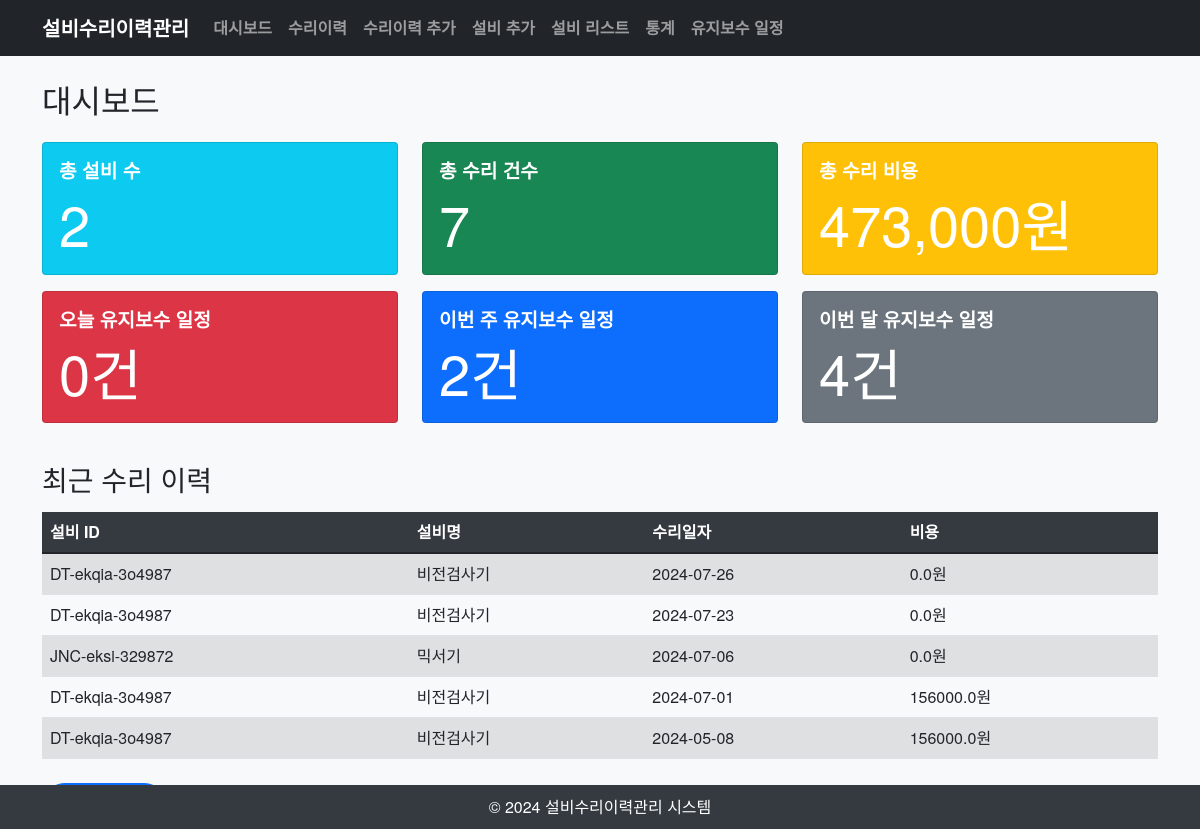
The page / on the database its author committed.
### flask/oee_v2/models.py (models this page shows)
class MaintenanceRecord(db.Model):
    id = db.Column(db.Integer, primary_key=True)
    equipment_id = db.Column(db.String, db.ForeignKey('equipment.equipment_id'))
    maintenance_date = db.Column(db.Date)
    description = db.Column(db.String)
    cost = db.Column(db.Float)

class Equipment(db.Model):
    id = db.Column(db.Integer, primary_key=True)
    equipment_id = db.Column(db.String, unique=True, index=True)
    name = db.Column(db.String)
    is_haccp = db.Column(db.Boolean)
    factory = db.Column(db.String)
    product = db.Column(db.String)
    process = db.Column(db.String)
    status = db.Column(db.String)
    introduction_year = db.Column(db.Integer)
    introduction_month = db.Column(db.Integer)
    maintenance_cycle = db.Column(db.Integer)
    manager = db.Column(db.String)
    phone_number = db.Column(db.String)

### flask/oee_v2/main.py (the view)
@app.route('/')
def index():
    total_equipment = Equipment.query.count()
    total_records = MaintenanceRecord.query.count()
    total_cost = db.session.query(func.sum(MaintenanceRecord.cost)).scalar() or 0
    recent_records = db.session.query(MaintenanceRecord, Equipment.name.label("equipment_name"))\
        .join(Equipment, MaintenanceRecord.equipment_id == Equipment.equipment_id)\
        .order_by(MaintenanceRecord.maintenance_date.desc())\
        .limit(5).all()
    today = date.today()
    start_of_week = today - timedelta(days=today.weekday())
    end_of_week = start_of_week + timedelta(days=6)
    start_of_month = today.replace(day=1)
    next_month = start_of_month.replace(day=28) + timedelta(days=4)  # 다음 달 계산
    end_of_month = next_month - timedelta(days=next_month.day)  # 현재 달의 마지막 날 계산
    today_count = MaintenanceRecord.query.filter(MaintenanceRecord.maintenance_date == today).count()
    week_count = MaintenanceRecord.query.filter(MaintenanceRecord.maintenance_date.between(start_of_week, end_of_week)).count()
    month_count = MaintenanceRecord.query.filter(MaintenanceRecord.maintenance_date.between(start_of_month, end_of_month)).count()
    return render_template("index.html",
                           total_equipment=total_equipment,
                           total_records=total_records,
                           total_cost=total_cost,
                           recent_records=recent_records,
                           today_count=today_count,
                           week_count=week_count,
                           month_count=month_count)

### flask/oee_v2/templates/index.html
{% extends "base.html" %}
{% block content %}
<h2 class="mb-4">대시보드</h2>
<div class="row">
    <div class="col-md-4 mb-3">
        <div class="card text-white bg-info">
            <div class="card-body">
                <h5 class="card-title">총 설비 수</h5>
                <p class="card-text display-4">{{ total_equipment }}</p>
            </div>
        </div>
    </div>
    <div class="col-md-4 mb-3">
        <div class="card text-white bg-success">
            <div class="card-body">
                <h5 class="card-title">총 수리 건수</h5>
                <p class="card-text display-4">{{ total_records }}</p>
            </div>
        </div>
    </div>
    <div class="col-md-4 mb-3">
        <div class="card text-white bg-warning">
            <div class="card-body">
                <h5 class="card-title">총 수리 비용</h5>
                <p class="card-text display-4">{{ "{:,.0f}".format(total_cost) }}원</p>
            </div>
        </div>
    </div>
    <div class="col-md-4 mb-3">
        <div class="card text-white bg-danger">
            <div class="card-body">
                <h5 class="card-title">오늘 유지보수 일정</h5>
                <p class="card-text display-4">{{ today_count }}건</p>
            </div>
        </div>
    </div>
    <div class="col-md-4 mb-3">
        <div class="card text-white bg-primary">
            <div class="card-body">
                <h5 class="card-title">이번 주 유지보수 일정</h5>
                <p class="card-text display-4">{{ week_count }}건</p>
            </div>
        </div>
    </div>
    <div class="col-md-4 mb-3">
        <div class="card text-white bg-secondary">
            <div class="card-body">
                <h5 class="card-title">이번 달 유지보수 일정</h5>
                <p class="card-text display-4">{{ month_count }}건</p>
            </div>
        </div>
    </div>
</div>
<h3 class="mt-4 mb-3">최근 수리 이력</h3>
<table class="table table-striped">
    <thead>
        <tr>
            <th>설비 ID</th>
            <th>설비명</th>
            <th>수리일자</th>
            <th>비용</th>
        </tr>
    </thead>
    <tbody>
        {% for record in recent_records %}
        <tr>
            <td>{{ record.MaintenanceRecord.equipment_id }}</td>
            <td>{{ record.equipment_name }}</td>
            <td>{{ record.MaintenanceRecord.maintenance_date }}</td>
            <td>{{ record.MaintenanceRecord.cost | round(0) }}원</td>
        </tr>
        {% endfor %}
    </tbody>
</table>
<div class="mt-4">
    <a href="{{ url_for('equipment_form') }}" class="btn btn-primary">새 설비 추가</a>
</div>
{% endblock %}

### flask/oee_v2/templates/base.html (shortened to what this page needs)
<!DOCTYPE html>
<html lang="ko">
<head>
    <link href="https://cdn.jsdelivr.net/npm/bootstrap@5.1.3/dist/css/bootstrap.min.css" rel="stylesheet">
    <link rel="stylesheet" href="{{ url_for('static', filename='styles.css') }}">
</head>
<body>
    <nav class="navbar navbar-expand-lg navbar-dark bg-dark">
        <div class="container">
            <a class="navbar-brand" href="{{ url_for('index') }}">설비수리이력관리</a>
            <div class="collapse navbar-collapse" id="navbarNav">
                <ul class="navbar-nav">
                    <li class="nav-item"><a class="nav-link" href="{{ url_for('index') }}">대시보드</a></li>
                    <li class="nav-item"><a class="nav-link" href="{{ url_for('view_records') }}">수리이력</a></li>
                    <li class="nav-item"><a class="nav-link" href="{{ url_for('add_record') }}">수리이력 추가</a></li>
                    <li class="nav-item"><a class="nav-link" href="{{ url_for('equipment_form') }}">설비 추가</a></li>
                    <li class="nav-item"><a class="nav-link" href="{{ url_for('equipment_list') }}">설비 리스트</a></li>
                    <li class="nav-item"><a class="nav-link" href="{{ url_for('statistics') }}">통계</a></li>
                    <li class="nav-item"><a class="nav-link" href="{{ url_for('maintenance_schedule') }}">유지보수 일정</a></li>
                </ul>
            </div>
        </div>
    </nav>
    <main class="container mt-4">
        {% block content %}{% endblock %}
    </main>
    <footer class="footer">
        <div class="container text-center">
            © 2024 설비수리이력관리 시스템
        </div>
    </footer>
</body>
</html>

### flask/oee_v2/static/styles.css (style rules this page uses)
body { font-family: 'Helvetica Neue', Helvetica, Arial, sans-serif; background-color: #f8f9fa; }
.navbar-brand, .nav-link { font-weight: bold; }
.card-title { font-size: 1.2rem; font-weight: bold; }
.table-striped tbody tr:nth-of-type(odd) { background-color: rgba(0, 0, 0, .05); }
.table thead th { background-color: #343a40; color: #fff; }
.table td, .table th { vertical-align: middle; }
.btn-primary, .btn-secondary, .btn-danger, .btn-success { font-weight: bold; padding: 10px 20px; border-radius: 25px; }
.footer { background-color: #343a40; color: #fff; padding: 10px 0; position: fixed; width: 100%; bottom: 0; }

### rows shown on the page
MaintenanceRecord: MaintenanceRecord.equipment_id "DT-ekqia-3o4987", equipment_name "비전검사기", MaintenanceRecord.maintenance_date "2024-07-26", MaintenanceRecord.cost "0.0"
MaintenanceRecord: MaintenanceRecord.equipment_id "DT-ekqia-3o4987", equipment_name "비전검사기", MaintenanceRecord.maintenance_date "2024-07-23", MaintenanceRecord.cost "0.0"
MaintenanceRecord: MaintenanceRecord.equipment_id "JNC-eksi-329872", equipment_name "믹서기", MaintenanceRecord.maintenance_date "2024-07-06", MaintenanceRecord.cost "0.0"
MaintenanceRecord: MaintenanceRecord.equipment_id "DT-ekqia-3o4987", equipment_name "비전검사기", MaintenanceRecord.maintenance_date "2024-07-01", MaintenanceRecord.cost "156000.0"
MaintenanceRecord: MaintenanceRecord.equipment_id "DT-ekqia-3o4987", equipment_name "비전검사기", MaintenanceRecord.maintenance_date "2024-05-08", MaintenanceRecord.cost "156000.0"

### other values the page prints
{{ total_equipment }} "2"
{{ total_records }} "7"
{{ "{:,.0f}".format(total_cost) }} "473,000"
{{ today_count }} "0"
{{ week_count }} "2"
{{ month_count }} "4"
